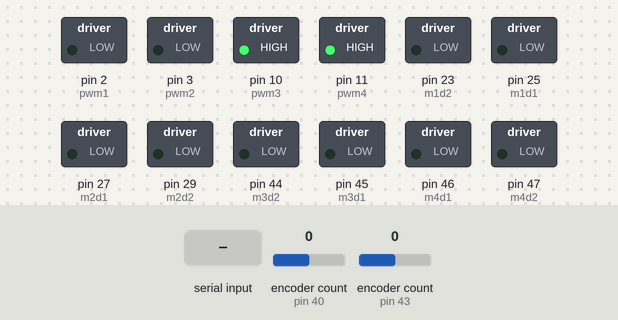
Bench run of a sketch on a simulated Arduino Mega 2560, built with avr-gcc and run on an emulated ATmega2560. Shown: switched loads named in the sketch (green lamp = pin HIGH). The test bench sets the inputs (shaded band); at power-on: encoder count (sensors on pin 40, pin 43) 0.

Above: at 1.2 s.
1.3 s: encoder count (sensor on pin 40) set to -1
At 2.7 s:
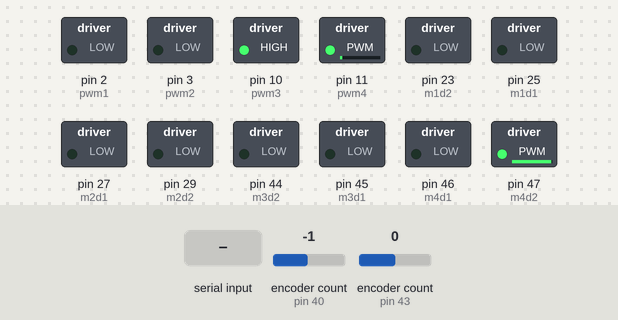
4.3 s: encoder count (sensor on pin 43) set to -1
At 5.1 s:
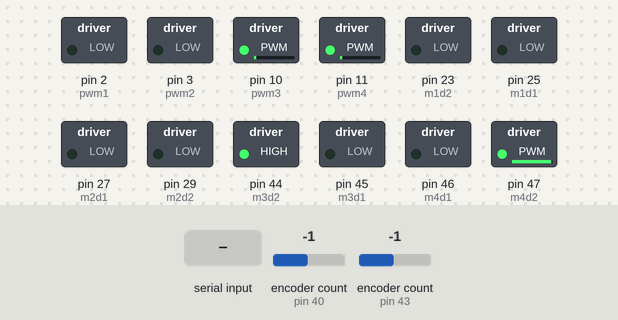
7.3 s: "g" received over Serial
At 8.2 s:
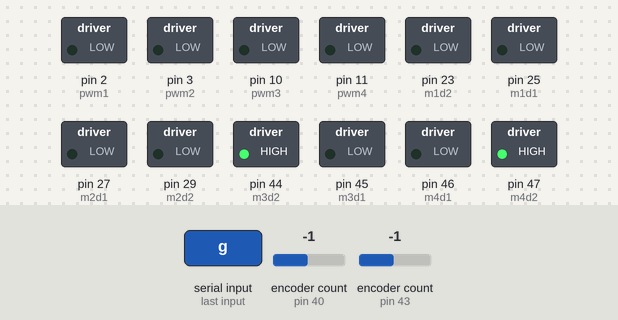
8.8 s: "w" received over Serial
At 9.7 s:
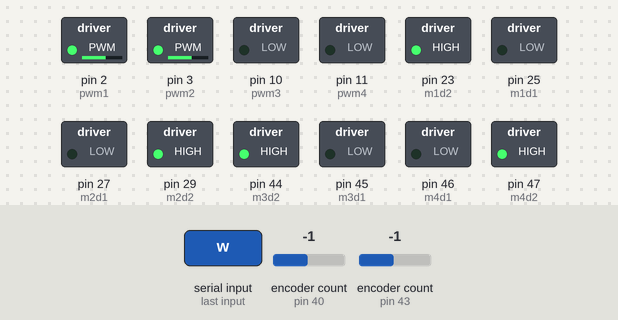
10.3 s: encoder count (sensor on pin 40) set to 0
At 10.8 s:
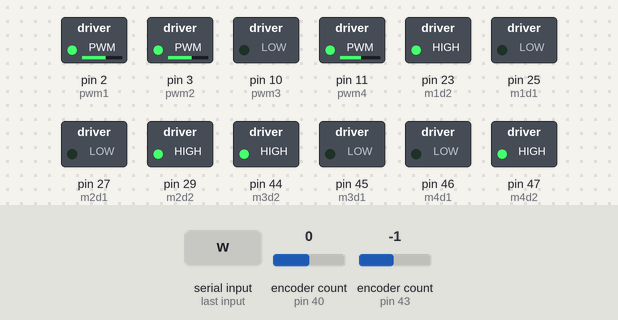
11.8 s: encoder count (sensor on pin 43) set to 0
At 12.2 s:
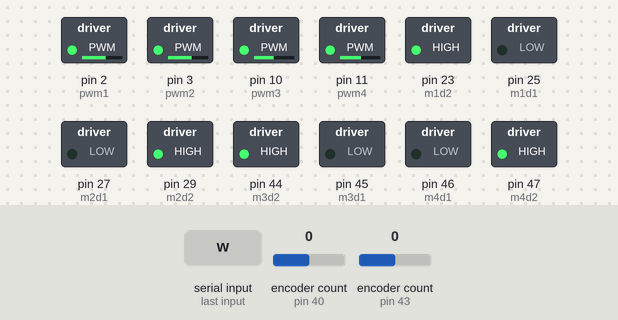
Timing chart, 0 to 14.3 s (numbered marks = the images above; inputs shaded):
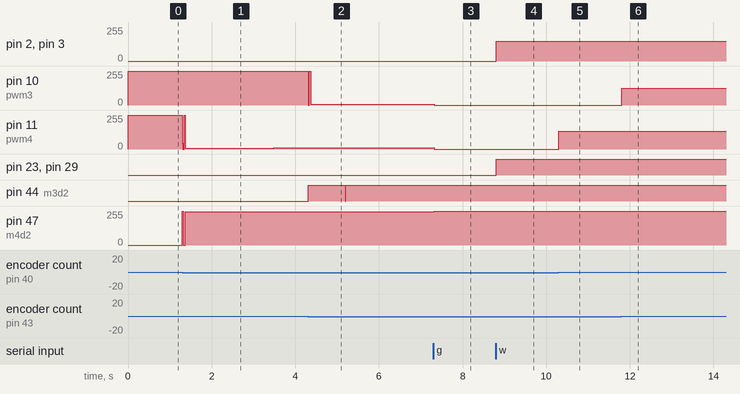

The sketch:

Full_Integrated_code.ino
```cpp
#include <Encoder.h>
int xleft, xlefttemp;
int xright, xrighttemp;//clockwise as seen from the right is positive(encoder reading) for both the tyres and the flippers
//int xleftmotor, xrightmotor;
Encoder myEncleft(43,42);
Encoder myEncright(40,41);
/*
Encoder riityre(36,37);
Encoder letyre(39,38);
*/
int pwm3=10; // ASSUMING ITS LEFT FLIPPER AS SEEN FROM BACK
int m3d1=45;
int m3d2=44;

int pwm4=11; // ASSUMING ITS LEFT FLIPPER AS SEEN FROM BACK
int m4d1=46;
int m4d2=47;

int pwm1=2;
int m1d1=25;
int m1d2=23;
int pwm2=3;
int m2d1=27;
int m2d2=29;

double rpmleftflipglo = 0;
double rpmrightflipglo = 0;
/*
double rpmleftmotglo = 0;
double rpmrightmotglo = 0;
*/
double right_velocity = 0;
double left_velocity = 0;

void setup() {
  Serial.begin(9600);// put your setup code here, to run once:
  pinMode(m3d1, OUTPUT);
  pinMode(m3d2, OUTPUT);
  pinMode(pwm3, OUTPUT);

  pinMode(m4d1, OUTPUT);
  pinMode(m4d2, OUTPUT);
  pinMode(pwm4, OUTPUT);

  pinMode(m1d1, OUTPUT);
  pinMode(m1d2, OUTPUT);
  pinMode(m2d1, OUTPUT);
  pinMode(m2d2, OUTPUT);

  pinMode(pwm1, OUTPUT);
  pinMode(pwm2, OUTPUT);

  }
unsigned long previousMillisr = 0;
unsigned long previousMillisl = 0;

double vleft = 0;
double vright = 0;
int angle = 0;

unsigned long currentMillis;
void loop() {
  currentMillis=millis();
  xlefttemp = myEncleft.read();
  char c;
  if( xlefttemp >= 0){
   xleft = xlefttemp % 3600;
  }
  else xleft = 3600 + xlefttemp % 3600;

  xrighttemp = myEncright.read();
  if( xrighttemp >= 0){
   xright = xrighttemp % 2700;
  }
  else xright = 2700 + xrighttemp % 2700;
 if(Serial.available() > 0 ){
  c = Serial.read();
  if(c == 'g'){
    angle = 90;
    Fliper_Hold_Angle(angle);
  }
  else if(c == 'w'){
    generate_values_from_position(0, 255, 0.5, 0.5);
  }
  else if(c == 's'){
    generate_values_from_position(0, 0, 0.5, 0.5);
  }
  else if(c == 'h'){
    angle = 0;
    Fliper_Hold_Angle(angle);
  }
 }
 Fliper_Hold_Angle(angle);
  /*Serial.print( "right " );
  Serial.print( xright );
  Serial.print( "left" );
  Serial.println( xleft );
  Fliper_Hold_Angle(90);*/
}

double getting_rpm_motor_flipper_left(){
 double xlnew;
 xlnew = xleft;
 if (currentMillis - previousMillisl >= 15) {
   double s1l = xlnew;
   xleft = myEncleft.read();
   double s2l = xleft;
   double rpml;
   rpml = 1.111 * ( s2l - s1l ) ;
   rpmleftflipglo = rpml;
   previousMillisl = currentMillis;
   return rpml;
 }
 else return rpmleftflipglo;
}

double getting_rpm_motor_flipper_right(){
 double xrnew = xright;
 if (currentMillis - previousMillisr >= 15) {
 double s1r = xrnew;
 xright = myEncright.read();
 double s2r = xright;
 double rpmr;
 rpmr = 1.111*(s2r-s1r);
 rpmrightflipglo = rpmr;
 previousMillisr = currentMillis;
 return rpmr;
 }
 else return rpmrightflipglo;
}

void Fliper_Hold_Angle(int theta){

  double eleft, eright;
//for the right flipper as seen from back
  double kpleft = 0.147;
  double kdleft = 4.27;

  double kpright = 0.147;
  double kdright = 6.5;
  int fperleft = 10 * theta;
  int fperright = 7.5 * theta;
  vleft = getting_rpm_motor_flipper_left();
  vright = getting_rpm_motor_flipper_right();

  if(xleft <= ( fperleft - 20 ) && (fperleft-20 - xleft) <= 1800 ){
    digitalWrite(m3d1, LOW);// its clockwise and is the right flipper
    digitalWrite(m3d2, HIGH);
    eleft = (( fperleft-20 ) - xleft) * kpleft - kdleft * vleft;
    if( eleft >= 570){
      eleft = 570;
    }
    else if( eleft <= 0){
      eleft = -1;
    }
    else eleft = eleft;
    eleft = map(eleft, 0, 570, 160, 0);
    analogWrite(pwm3, eleft);
  }

  else if(xleft <= ( fperleft - 20 ) && (fperleft-20 - xleft) > 1800 ){
    digitalWrite(m3d1, HIGH);// its clockwise and is the right flipper
    digitalWrite(m3d2, LOW);
    eleft = (( fperleft-20 ) - xleft) * kpleft - kdleft * vleft;
    if( eleft >= 570){
      eleft = 570;
    }
    else if( eleft <= 0){
      eleft = -1;
    }
    else eleft = eleft;
    eleft = map(eleft, 0, 570, 160, 0);
    analogWrite(pwm3, eleft);
 }
  else if(xleft >= (fperleft+20) && (xleft - fperleft +20) <= 1800 ){
    digitalWrite(m3d1, HIGH);// its anti clockwise and is the right flipper
    digitalWrite(m3d2, LOW);
    eleft = (( 20 - fperleft ) + xleft ) * kpleft - kdleft * vleft;
    if( eleft >= 570){
      eleft = 570;
    }
    else if( eleft <= 0){
      eleft = -1;
    }
    else eleft = eleft;
    eleft = map(eleft, 0, 570, 140, 0);
    analogWrite(pwm3, eleft);
  }
 else if(xleft >= (fperleft+20) && (xleft - fperleft +20) > 1800 ){
    digitalWrite(m3d1, LOW);// its anti clockwise and is the right flipper
    digitalWrite(m3d2, HIGH);
    eleft = (( 20 - fperleft ) + xleft) * kpleft - kdleft * vleft;
    if( eleft >= 570){
      eleft = 570;
    }
    else if( eleft <= 0){
      eleft = -1;
    }
    else eleft = eleft;
    eleft = map(eleft, 0, 570, 140, 0);
    analogWrite(pwm3, eleft);
 }

  else{
    digitalWrite(m3d1, LOW);//assuming its anti clockwise and is the right flipper
    digitalWrite(m3d2, LOW);
    analogWrite(pwm3,-1);
  }

/************right flipper code****************/
    if(xright <= ( fperright - 15 ) && (fperright-15 - xright) <= 1350 ){
    digitalWrite(m4d1, LOW);// its clockwise and is the right flipper
    digitalWrite(m4d2, HIGH);
    eright = (( fperright-15 ) - xright) * kpright - ( kdright * vright );
    if( eright >= 570){
      eright = 570;
    }
    else if( eright <= 0){
      eright = -1;
    }
    else eright = eright;
    eright = map(eright, 0, 570, 160, 0);
    analogWrite(pwm4, eright);
  }

  else if(xright <= ( fperright - 15 ) && (fperright-15 - xright) > 1350 ){
    digitalWrite(m4d1, HIGH);// its clockwise and is the right flipper
    digitalWrite(m4d2, LOW);
    eright = (( fperright-15 ) - xright) * kpright - kdright * vright;
   if( eright >= 570){
      eright = 570;
    }
    else if( eright <= 0){
      eright = -1;
    }
    else eright = eright;
    eright = map(eright, 0, 570, 160, 0);
    analogWrite(pwm4, eright);
 }
  else if(xright >= (fperright+15) && (xright - fperright +15) <= 1350 ){
    digitalWrite(m4d1, HIGH);// its anti clockwise and is the right flipper
    digitalWrite(m4d2, LOW);
    eright = (( 15 - fperright ) + xright ) * kpright - kdright * vright;
    if( eright >= 570){
      eright = 570;
    }
    else if( eright <= 0){
      eright = -1;
    }
    else eright = eright;
    eright = map(eright, 0, 570, 140, 0);
    analogWrite(pwm4, eright);
  }
 else if(xright >= (fperright+15) && (xright - fperright +15) > 1350 ){
    digitalWrite(m4d1, LOW);// its anti clockwise and is the right flipper
    digitalWrite(m4d2, HIGH);
    eright = (( 15 - fperright ) + xright) * kpright - kdright * vright;
    if( eright >= 570){
      eright = 570;
    }
    else if( eright <= 0){
      eright = -1;
    }
    else eright = eright;
    eright = map(eright, 0, 570, 140, 0);
    analogWrite(pwm4, eright);
 }

  else{
    digitalWrite( m4d1, LOW );//assuming its anti clockwise and is the right flipper
    digitalWrite( m4d2, LOW );
    analogWrite( pwm4,-1 );
  }


}

int motor_correction(int pwm_value_original) {
  return 150 - (30.0 * pwm_value_original) / 51; // to map [0, 255] to [150, 0]
}

void write_values(int pwm1_value, int m1d1_value, int m1d2_value, int pwm2_value, int m2d1_value, int m2d2_value) {
  analogWrite(pwm1, motor_correction(pwm1_value));
  digitalWrite(m1d1, m1d1_value);
  digitalWrite(m1d2, m1d2_value);

  analogWrite(pwm2, motor_correction(pwm2_value));
  digitalWrite(m2d1, m2d1_value);
  digitalWrite(m2d2, m2d2_value);
}


void generate_values_from_position(int x_position, int y_position, int k_y, int k_x) {

  if(abs(x_position) >= 30 || abs(y_position) >= 30){
  /*double rstar = (sqrt( x_position*x_position + y_position*y_position)) * 0.018;
  double k = (1.46 - atan(-5 * (rstar - 2)))/7.5225;*/
  /* int left_velocity =  k_x * y_position +  x_position);
   int right_velocity =  k * (x_position -  y_position);
*/
 int left_velocity = k_y * y_position + k_x * x_position,
      right_velocity = k_y * y_position - k_x * x_position;
  if(left_velocity >= 0) {
    if(right_velocity >= 0) {
      write_values(left_velocity, LOW, HIGH, right_velocity, LOW, HIGH);
    }
    else if(right_velocity < 0) {
      write_values(left_velocity, LOW, HIGH, -right_velocity, HIGH, LOW);
    }
  }
  else if(left_velocity < 0) {
    if(right_velocity >= 0) {
      write_values(-left_velocity, HIGH, LOW, right_velocity, LOW, HIGH);
    }
    else if(right_velocity < 0) {
      write_values(-left_velocity, HIGH, LOW, -right_velocity, HIGH, LOW);
    }
  }
}
else{
  analogWrite(pwm1,-1);
  digitalWrite(m1d1, HIGH);
  digitalWrite(m1d2, HIGH);

  analogWrite(pwm2, -1);
  digitalWrite(m2d1, HIGH);
  digitalWrite(m2d2, HIGH);
}
}

/*double getting_rpm_motor_left(){
 double xlnew;
 xlnew = xleftmotor;
 if (currentMillis - previousMillisl >= 15) {
   double s1l = xlnew;
   xleft = letyre.read();
   double s2l = xleftmotor;
   double rpml;
   rpml = 300 / 18 * ( s2l - s1l ) / ( 15 );
   rpmleftmotglo = rpml;
   previousMillisl = currentMillis;
   return rpml;
 }
 else return rpmleftmotglo;
}

double getting_rpm_motor_right(){
 double xrnew = xrightmotor;
 if (currentMillis - previousMillisr >= 15) {
 double s1r = xrnew;
 xright = riityre.read();
 double s2r = xrightmotor;
 double rpmr;
 rpmr = 300/18*(s2r-s1r)/(15);
 rpmrightmotglo = rpmr;
 previousMillisr = currentMillis;
 return rpmr;
 }
 else return rpmrightmotglo;
}

void rpmpilotright(double r){
  double rpmright = getting_rpm_motor_right();
  double pr = 1.6125;
  double ir = 0.01625;
  digitalWrite(m2d1, LOW);
  digitalWrite(m2d2, HIGH);
  error_right=r-rpmright+error_right;
  double rirpm = pr*r + ir*(error_right);
  rirpm = map(rirpm,0,255,255,0);
  analogWrite(pwm2,rirpm);
}
void rpmpilotleft(double r){
  double rpmleft = getting_rpm_motor_left();
  double pl = 1.35;
  double il = 0.0135;
  digitalWrite(m1d1, LOW);
  digitalWrite(m1d2, HIGH);
  error_left=r-rpmleft+error_left;
  double lerpm = pl*r + il*(error_left);
  lerpm = map(lerpm,0,255,255,0);
  analogWrite(pwm1,lerpm);
}
*/
```

Measured:
- after the input at 1.3 s, pin 11 (pwm4): 255/255 → 5/255 at once, → 11/255 2.2 s later; pin 47 (m4d2): 0/255 → 250/255 at once
- after the input at 4.3 s, pin 10 (pwm3): 255/255 → 4/255 at once; pin 44 (m3d2): LOW → HIGH at once, → LOW 0.89 s later, → HIGH 0.01 s later
- after the input at 7.3 s, pin 10 (pwm3): 4/255 → 0/255 at once; pin 11 (pwm4): 11/255 → 0/255 at once; pin 47 (m4d2): 250/255 → 255/255 at once
- after the input at 8.8 s, pin 2 (pwm1), pin 3 (pwm2): 0/255 → 150/255 at once; pin 23 (m1d2), pin 29 (m2d2): LOW → HIGH at once
- after the input at 10.3 s, pin 11 (pwm4): 0/255 → 133/255 at once
- after the input at 11.8 s, pin 10 (pwm3): 0/255 → 124/255 at once
